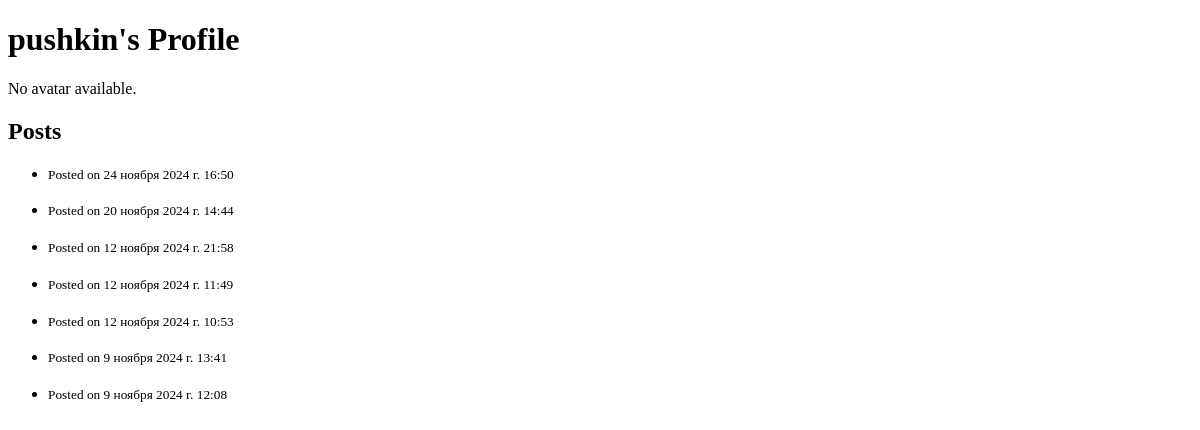
The app's page /person/pushkin/, older data.
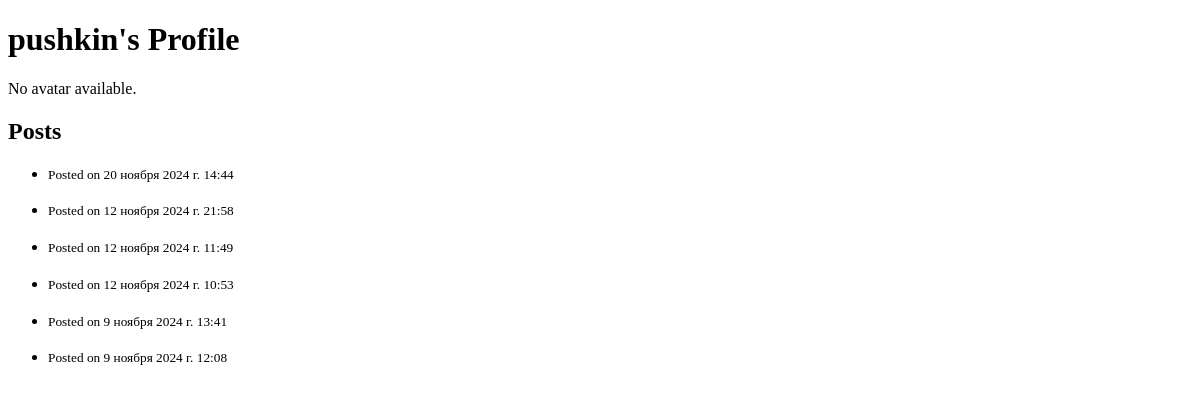
The same page, newer data.
### person/models.py (models this page shows, shortened)
class Post(models.Model):
    text = models.TextField('Текст', max_length=5000)
    date = models.DateTimeField('Дата публикации')
    user = models.ForeignKey(User, on_delete=models.CASCADE)
    image = models.ImageField(upload_to='post_images/', blank=True, null=True)
    class Meta:
        verbose_name = 'Пост'
        verbose_name_plural = 'Посты'

### person/views.py (the view)
# urls.py: path('<str:username>/', views.user_profile, name='user_profile'),
def user_profile(request, username):
    user = get_object_or_404(User, username=username)
    posts = Post.objects.filter(user=user).order_by('-date')
    context = {
        'profile_user': user,
        'posts': posts,
    }
    return render(request, 'person/user_profile.html', context)

### person/templates/person/user_profile.html (shortened to what this page needs)
<!DOCTYPE html>
<html lang="en">
<head>
</head>
<body>
    <h1>{{ profile_user.username }}'s Profile</h1>
    {% if profile_user.image %}
        <img src="{{ profile_user.image.url }}" alt="{{ profile_user.username }}'s avatar" style="width:150px;height:150px;">
    {% else %}
        <p>No avatar available.</p>
    {% endif %}
    <h2>Posts</h2>
    {% if posts %}
        <ul>
            {% for post in posts %}
                <li>
                    <p><small>Posted on {{ post.date }}</small></p>
                </li>
            {% endfor %}
        </ul>
    {% else %}
        <p>No posts available.</p>
    {% endif %}
</body>
</html>

Row changes from the older to the newer data that the page shows:
removed Post: date "24 ноября 2024 г. 16:50"
